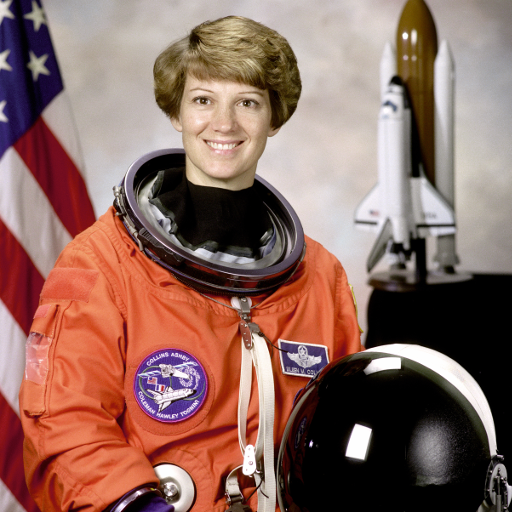
#> input picture tests/EOkulStudio.Imaging.Tests/samples/astronaut.png, 512 x 512 px
$ python buyuk-uret.py ../tests/EOkulStudio.Imaging.Tests/samples/astronaut.png 5
#> lines starting #> are read from the running program, lines starting #| are printed output that depends on the picture
"""Kamu malı örnekten 24 megapiksellik dikey fotoğraflar üretir (yalnız süre ve bellek ölçümü).

Kullanım: python scripts/buyuk-uret.py <hedef klasör> <adet>
"""
import io
import sys
from pathlib import Path

from PIL import Image

kaynak = Path(__file__).resolve().parent.parent / "tests/EOkulStudio.Imaging.Tests/samples/astronaut.png"


def main():
    hedef, adet = Path(sys.argv[1]), int(sys.argv[2])
    boyut = (4000, 6000)
    asil = Image.open(kaynak).convert("RGB").crop((52, 0, 393, 512)).resize(boyut, Image.BICUBIC)
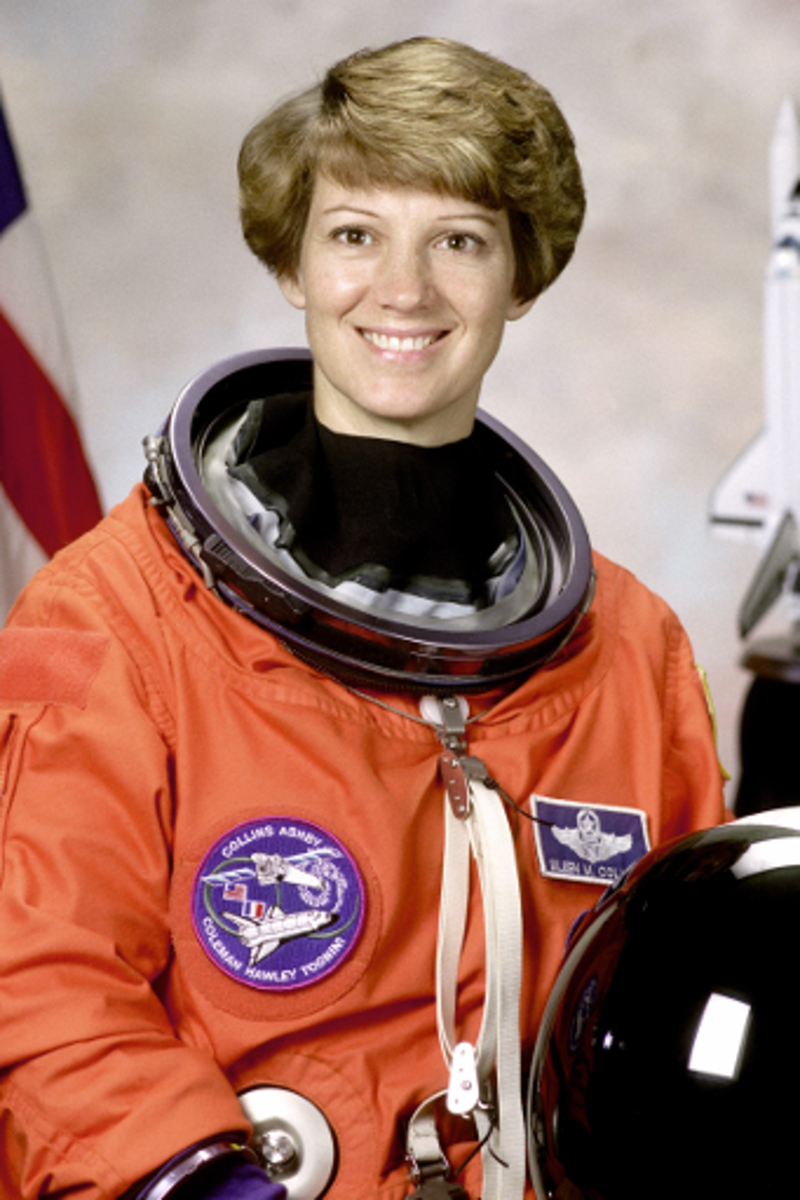
#> asil: PIL image 4000x6000 RGB (shown at 1/5 size); mean R, G, B 157.9, 114.5, 101.5
    # Gerçek çekimlerdeki gibi ince doku: dosya çözme süresi düz bir büyütmeden kısa çıkmasın.
    gurultu = Image.effect_noise(boyut, 24).convert("RGB")
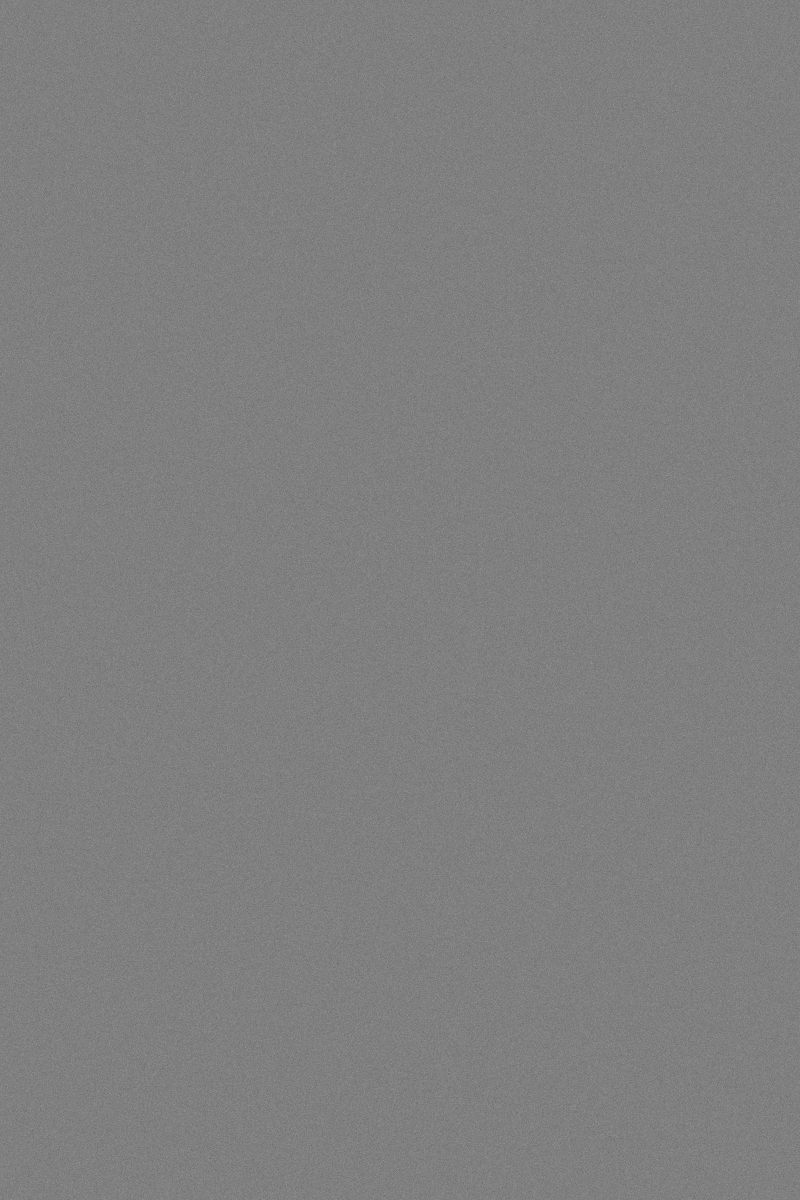
#> gurultu: PIL image 4000x6000 RGB (shown at 1/5 size); min 0, max 255, mean 127.5
    tampon = io.BytesIO()
    Image.blend(asil, gurultu, 0.04).save(tampon, "JPEG", quality=92)
    hedef.mkdir(parents=True, exist_ok=True)
    for sira in range(adet):
        (hedef / f"büyük {sira:03d}.jpg").write_bytes(tampon.getvalue())


if __name__ == "__main__":
    main()

$ run again, with tests/EOkulStudio.Imaging.Tests/samples/ornek-cikti.jpg saved as tests/EOkulStudio.Imaging.Tests/samples/astronaut.png
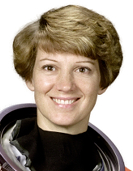
#> input picture tests/EOkulStudio.Imaging.Tests/samples/ornek-cikti.jpg, 133 x 171 px
#> in main, `asil = Image.open(kaynak).convert("RGB").crop((52, 0, 393, 512)).resiz..`:
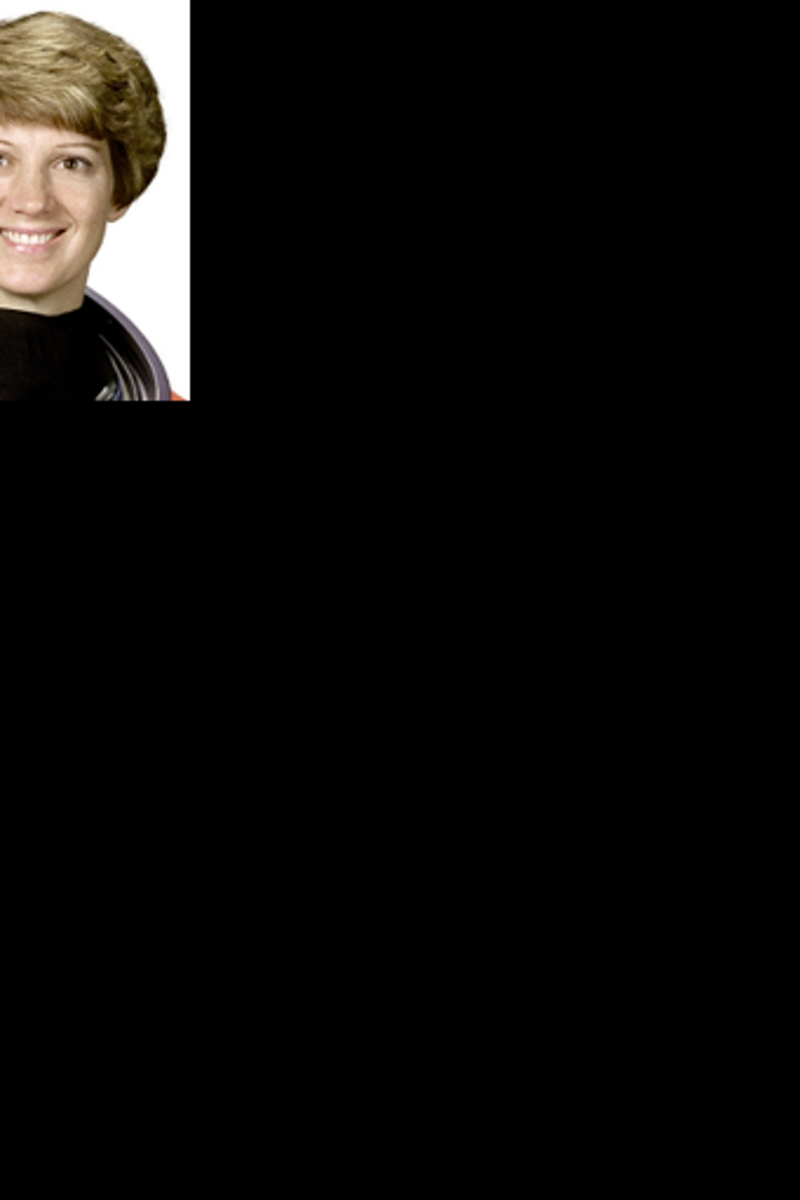
#> asil: PIL image 4000x6000 RGB (shown at 1/5 size); mean R, G, B 12.7, 11.6, 10.4
